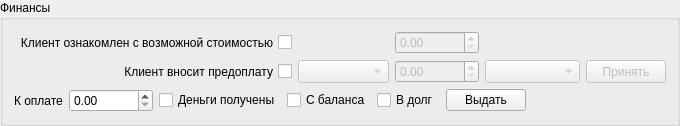
          <widget class="QGroupBox" name="groupBoxFinances">
           <property name="title">
            <string>Финансы</string>
           </property>
           <layout class="QGridLayout" name="gridLayout_17">
            <item row="0" column="0">
             <layout class="QGridLayout" name="gridLayoutFinances" columnstretch="1,1,0,1,0" columnminimumwidth="0,0,0,0,0">
              <property name="sizeConstraint">
               <enum>QLayout::SetDefaultConstraint</enum>
              </property>
              <item row="1" column="4">
               <widget class="QPushButton" name="pushButtonReceiptAndClose1">
                <property name="enabled">
                 <bool>false</bool>
                </property>
                <property name="sizePolicy">
                 <sizepolicy hsizetype="Minimum" vsizetype="Minimum">
                  <horstretch>0</horstretch>
                  <verstretch>0</verstretch>
                 </sizepolicy>
                </property>
                <property name="focusPolicy">
                 <enum>Qt::ClickFocus</enum>
                </property>
                <property name="text">
                 <string>Принять</string>
                </property>
               </widget>
              </item>
              <item row="1" column="0">
               <widget class="QCheckBox" name="checkBoxIsPrepay">
                <property name="sizePolicy">
                 <sizepolicy hsizetype="Minimum" vsizetype="Minimum">
                  <horstretch>0</horstretch>
                  <verstretch>0</verstretch>
                 </sizepolicy>
                </property>
                <property name="focusPolicy">
                 <enum>Qt::ClickFocus</enum>
                </property>
                <property name="layoutDirection">
                 <enum>Qt::RightToLeft</enum>
                </property>
                <property name="text">
                 <string>Клиент вносит предоплату</string>
                </property>
               </widget>
              </item>
              <item row="1" column="3">
               <widget class="QComboBox" name="comboBoxPrepayAccount">
                <property name="enabled">
                 <bool>false</bool>
                </property>
                <property name="sizePolicy">
                 <sizepolicy hsizetype="Preferred" vsizetype="Minimum">
                  <horstretch>0</horstretch>
                  <verstretch>0</verstretch>
                 </sizepolicy>
                </property>
                <property name="focusPolicy">
                 <enum>Qt::ClickFocus</enum>
                </property>
                <property name="editable">
                 <bool>false</bool>
                </property>
                <property name="currentText">
                 <string/>
                </property>
                <property name="currentIndex">
                 <number>-1</number>
                </property>
                <property name="placeholderText">
                 <string>тип оплаты</string>
                </property>
                <item>
                 <property name="text">
                  <string>New Item</string>
                 </property>
                </item>
               </widget>
              </item>
              <item row="0" column="0">
               <widget class="QCheckBox" name="checkBoxIsEstPrice">
                <property name="sizePolicy">
                 <sizepolicy hsizetype="Minimum" vsizetype="Minimum">
                  <horstretch>0</horstretch>
                  <verstretch>0</verstretch>
                 </sizepolicy>
                </property>
                <property name="focusPolicy">
                 <enum>Qt::ClickFocus</enum>
                </property>
                <property name="layoutDirection">
                 <enum>Qt::RightToLeft</enum>
                </property>
                <property name="text">
                 <string>Клиент ознакомлен с возможной стоимостью</string>
                </property>
               </widget>
              </item>
              <item row="1" column="1">
               <widget class="QComboBox" name="comboBoxPrepayReason">
                <property name="enabled">
                 <bool>false</bool>
                </property>
                <property name="sizePolicy">
                 <sizepolicy hsizetype="Preferred" vsizetype="Minimum">
                  <horstretch>0</horstretch>
                  <verstretch>0</verstretch>
                 </sizepolicy>
                </property>
                <property name="focusPolicy">
                 <enum>Qt::ClickFocus</enum>
                </property>
                <property name="currentIndex">
                 <number>-1</number>
                </property>
                <property name="placeholderText">
                 <string>основание</string>
                </property>
               </widget>
              </item>
              <item row="0" column="2">
               <widget class="SDoubleSpinBox" name="doubleSpinBoxEstPrice">
                <property name="enabled">
                 <bool>false</bool>
                </property>
                <property name="sizePolicy">
                 <sizepolicy hsizetype="Minimum" vsizetype="Minimum">
                  <horstretch>0</horstretch>
                  <verstretch>0</verstretch>
                 </sizepolicy>
                </property>
                <property name="minimumSize">
                 <size>
                  <width>80</width>
                  <height>0</height>
                 </size>
                </property>
                <property name="focusPolicy">
                 <enum>Qt::ClickFocus</enum>
                </property>
                <property name="maximum">
                 <double>9999999.990000000223517</double>
                </property>
               </widget>
              </item>
              <item row="1" column="2">
               <widget class="SDoubleSpinBox" name="doubleSpinBoxPrepaySumm">
                <property name="enabled">
                 <bool>false</bool>
                </property>
                <property name="sizePolicy">
                 <sizepolicy hsizetype="Minimum" vsizetype="Minimum">
                  <horstretch>0</horstretch>
                  <verstretch>0</verstretch>
                 </sizepolicy>
                </property>
                <property name="minimumSize">
                 <size>
                  <width>80</width>
                  <height>0</height>
                 </size>
                </property>
                <property name="focusPolicy">
                 <enum>Qt::ClickFocus</enum>
                </property>
                <property name="maximum">
                 <double>9999999.990000000223517</double>
                </property>
               </widget>
              </item>
              <item row="2" column="0" colspan="5">
               <layout class="QHBoxLayout" name="horizontalLayout">
                <item>
                 <widget class="QLabel" name="labelQuickRepairAmount">
                  <property name="text">
                   <string>К оплате</string>
                  </property>
                 </widget>
                </item>
                <item>
                 <widget class="SDoubleSpinBox" name="doubleSpinBoxQuickRepairAmount">
                  <property name="maximum">
                   <double>999999.000000000000000</double>
                  </property>
                 </widget>
                </item>
                <item>
                 <widget class="QCheckBox" name="checkBoxQuickRepairConfirmPayment">
                  <property name="text">
                   <string>Деньги получены</string>
                  </property>
                  <property name="autoExclusive">
                   <bool>true</bool>
                  </property>
                 </widget>
                </item>
                <item>
                 <widget class="QCheckBox" name="checkBoxQuickRepairPayFromBalance">
                  <property name="text">
                   <string>С баланса</string>
                  </property>
                  <property name="autoExclusive">
                   <bool>true</bool>
                  </property>
                 </widget>
                </item>
                <item>
                 <widget class="QCheckBox" name="checkBoxQuickRepairIssueInCredit">
                  <property name="text">
                   <string>В долг</string>
                  </property>
                  <property name="autoExclusive">
                   <bool>true</bool>
                  </property>
                 </widget>
                </item>
                <item>
                 <widget class="QPushButton" name="pushButtonQuickRepairIssue1">
                  <property name="text">
                   <string>Выдать</string>
                  </property>
                 </widget>
                </item>
                <item>
                 <spacer name="horizontalSpacer">
                  <property name="orientation">
                   <enum>Qt::Horizontal</enum>
                  </property>
                  <property name="sizeHint" stdset="0">
                   <size>
                    <width>40</width>
                    <height>20</height>
                   </size>
                  </property>
                 </spacer>
                </item>
               </layout>
              </item>
             </layout>
            </item>
           </layout>
          </widget>
